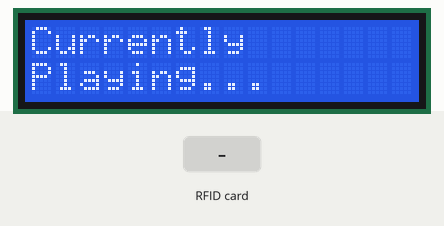
The sketch below on a simulated ESP32-S3. Shown: 16×2 character LCD. Inputs (shaded band) come from the test bench. What the sketch prints to the serial monitor is not drawn.

Above: at 1.3 s.
1.4 s: RFID card 1A 86 0A 01 held to the reader
At 3.3 s:
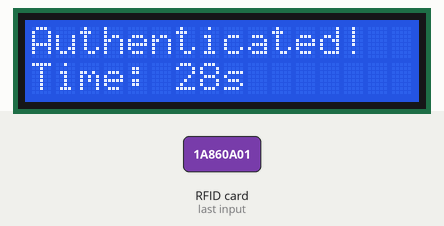
At 7.3 s:
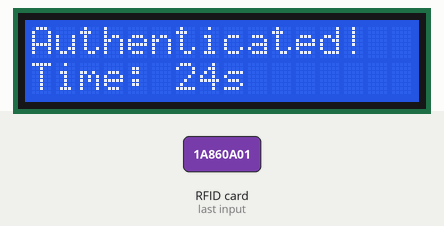
Timing chart, 0 to 8.8 s (numbered marks = the images above; inputs shaded):
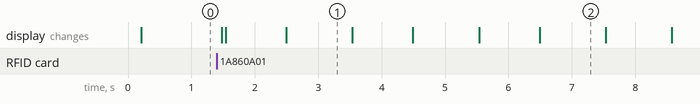

Measured:
- after the input at 1.4 s, the display: first changes after 0.08 s (image 1 shows a later state)
- what the display in image 1 shows lasts 1.0 s, from 2.5 s to 3.5 s

The sketch:

rfid-lcd-2.ino
```cpp
#include <SPI.h>
#include <MFRC522.h>
#include <Wire.h>
#include <LiquidCrystal_I2C.h>

#define SS_PIN   10      // FSPICS0
#define RST_PIN   3      // RST pin at top left
MFRC522 rfid(SS_PIN, RST_PIN);

#define LCD_SDA  5
#define LCD_SCL  6
LiquidCrystal_I2C lcd(0x27, 16, 2);

// Timer Config
unsigned long expirationTime = 0;
bool timerActive = false;

// GOOD Card UID
byte GOOD_UID[] = {0x1A, 0x86, 0x0A, 0x01};
const byte GOOD_UID_SIZE = 4;

bool uidMatch(const byte* uid, byte uidSize){
  // if(uidSize != GOOD_UID_SIZE) return false;

  // for(byte i = 0; i < GOOD_UID_SIZE; i++){
  //   if(uid[i] != GOOD_UID[i]) return false;
  // }

  // assume true for now
  return true;
}

void setup() {
  Serial.begin(115200);

  // Initialize FSPI (GPIO pins for ESP32-S3)
  SPI.begin(36, 37, 35, SS_PIN);
  //        SCK  MISO MOSI

  Serial.println("Initializing MFRC522...");
  rfid.PCD_Init();
  delay(50);

  Wire.begin(LCD_SDA, LCD_SCL);
  lcd.init();
  lcd.backlight();

  lcd.setCursor(0, 0);
  lcd.print("Currently");
  lcd.setCursor(0, 1);
  lcd.print("Playing...");
}

void loop() {
  if(timerActive){
      unsigned long remaining = (expirationTime - millis());

      if((long)remaining > 0){
          lcd.setCursor(0, 1);
          lcd.print("Time: ");
          lcd.print(remaining / 1000);  // convert ms → seconds
          lcd.print("s   ");            // pad to clear old characters
      }
      else {
          lcd.setCursor(0, 1);
          lcd.print("Time: 0s   ");
          timerActive = false;          // stop timer

          // go back to default state
          lcd.setCursor(0, 0);
          lcd.print("Currently      ");
          lcd.setCursor(0, 1);
          lcd.print("Playing...     ");
      }
  }

  // // Look for new cards
  // if (!rfid.PICC_IsNewCardPresent()) return;
  // Serial.println("running");

  // // Read the card
  // if (!rfid.PICC_ReadCardSerial()) {
  //   Serial.println("Card detected but read failed");
  //   delay(200);
  //   return;
  // }

  if (rfid.PICC_IsNewCardPresent() && rfid.PICC_ReadCardSerial()) {
    // Print UID
    // Serial.print("Card UID: ");
    // for (byte i = 0; i < rfid.uid.size; i++) {
    //   Serial.print(rfid.uid.uidByte[i] < 0x10 ? "0" : "");
    //   Serial.print(rfid.uid.uidByte[i], HEX);
    //   Serial.print(" ");
    // }
    // Serial.println();

    // check if UID matches
    if(uidMatch(rfid.uid.uidByte, rfid.uid.size)){
      lcd.setCursor(0, 0);
      lcd.print("Authenticated!   ");

      // start a timer
      expirationTime = millis() + 30000;
      timerActive = true;
    } else {
      Serial.println("Byeeeeee");
      lcd.setCursor(0, 0);
      lcd.print("Not Authenticated");
    }
    // Halt PICC (good practice)
    rfid.PICC_HaltA();
    rfid.PCD_StopCrypto1();
  }
  delay(50);
}
```
